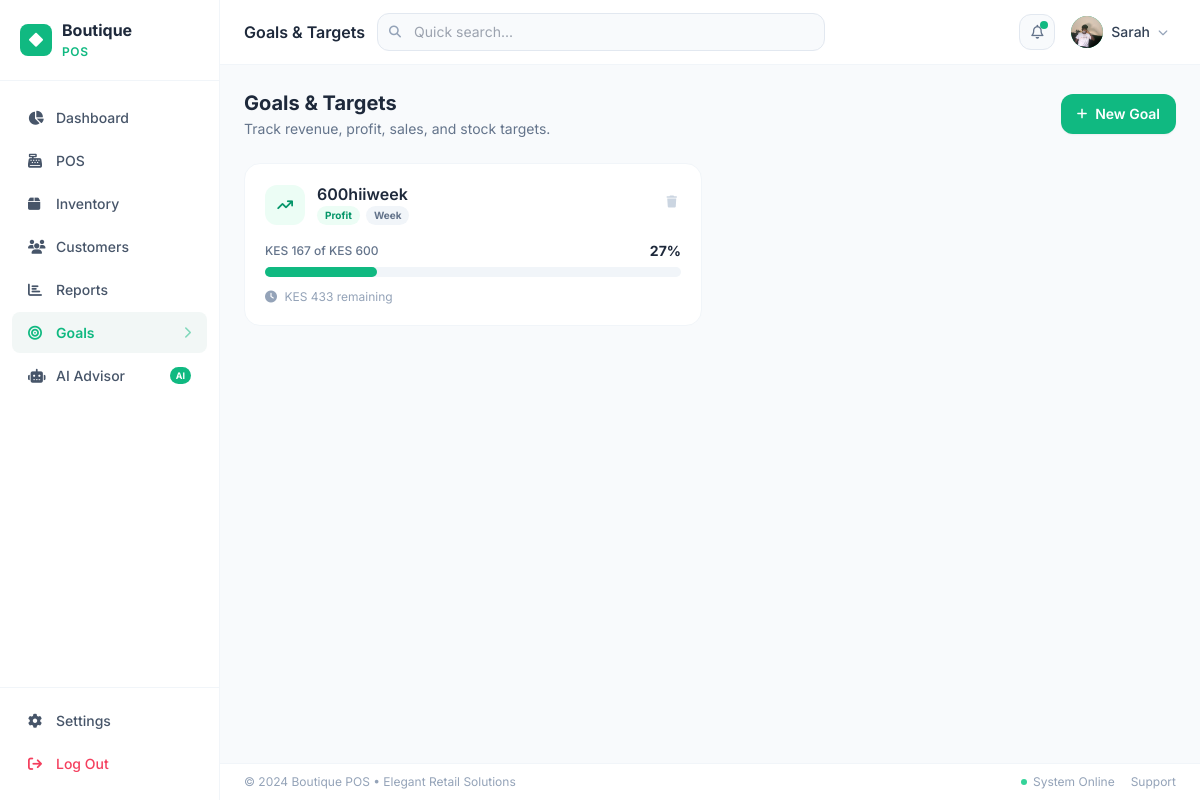
Before: /goals (signed in) with the older database file.
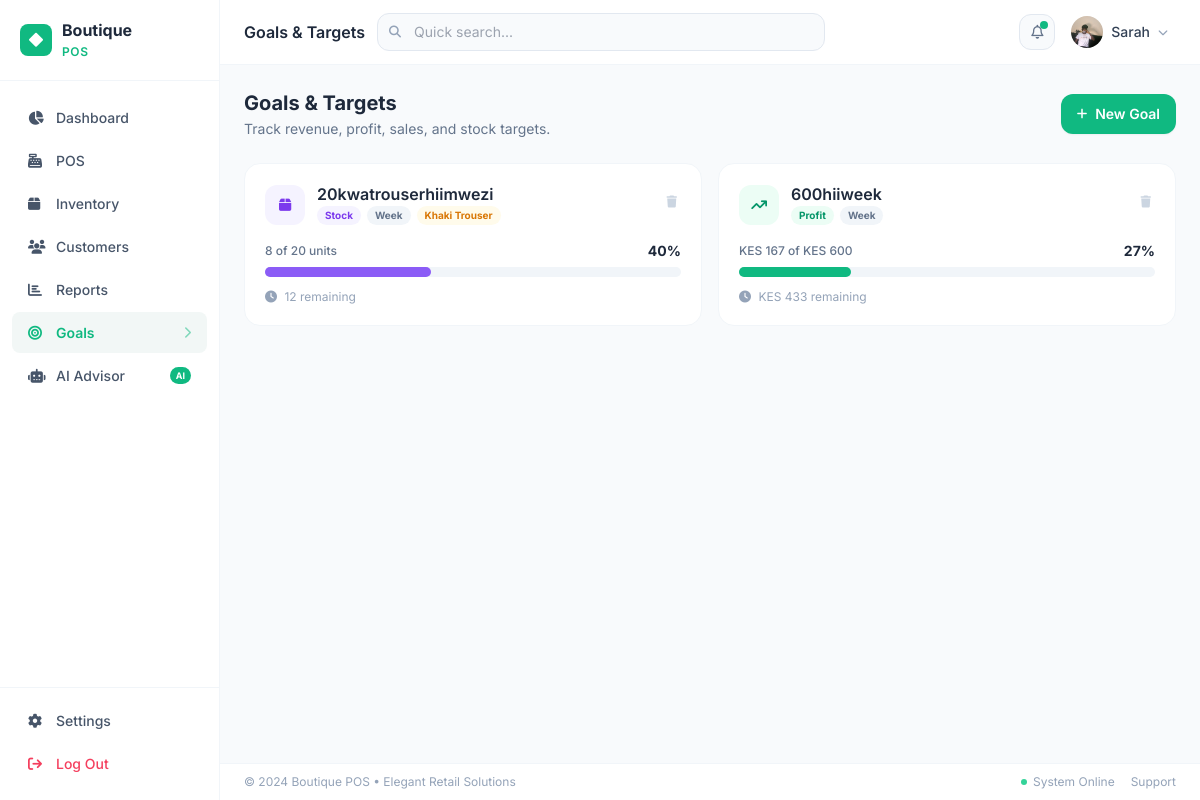
After: the same page with the newer database file.
### app/models.py (models this page shows, shortened)
class Goal(db.Model):
    __tablename__ = 'goals'
    id          = db.Column(db.Integer, primary_key=True)
    user_id     = db.Column(db.Integer, db.ForeignKey('users.id'), nullable=False)
    title       = db.Column(db.String(120), nullable=False)
    goal_type   = db.Column(db.String(20), nullable=False)   # revenue | profit | transactions | stock
    period      = db.Column(db.String(10), nullable=False)   # day | week | month
    target      = db.Column(db.Float, nullable=False)
    product_id  = db.Column(db.Integer, db.ForeignKey('products.id'), nullable=True)
    is_active   = db.Column(db.Boolean, default=True)
    created_at  = db.Column(db.DateTime, default=datetime.utcnow)
    product = db.relationship('Product', foreign_keys=[product_id])

class Product(db.Model):
    __tablename__ = 'products'
    id = db.Column(db.Integer, primary_key=True)
    name = db.Column(db.String(200), nullable=False)
    sku = db.Column(db.String(50), unique=True, nullable=False, index=True)
    category_id = db.Column(db.Integer, db.ForeignKey('categories.id'), nullable=False)
    price = db.Column(db.Float, nullable=False)
    cost_price = db.Column(db.Float, default=0.0)
    description = db.Column(db.Text, default='')
    image = db.Column(db.String(300), default='')
    is_active = db.Column(db.Boolean, default=True)
    created_at = db.Column(db.DateTime, default=datetime.utcnow)
    updated_at = db.Column(db.DateTime, default=datetime.utcnow, onupdate=datetime.utcnow)
    variants = db.relationship('ProductVariant', backref='product', lazy='dynamic',
                               cascade='all, delete-orphan')
    sale_items = db.relationship('SaleItem', backref='product', lazy='dynamic')
    @property
    def total_stock(self):
        return sum(v.stock_qty for v in self.variants)

### app/routes/goals.py (the view)
@goals_bp.route('/goals')
@login_required
def index():
    goals = Goal.query.filter_by(user_id=current_user.id, is_active=True)\
        .order_by(Goal.created_at.desc()).all()
    products = Product.query.filter_by(is_active=True).order_by(Product.name).all()
    goals_data = []
    for g in goals:
        current, pct, label = _compute_progress(g)
        goals_data.append({
            'goal':    g,
            'current': current,
            'pct':     pct,
            'label':   label,
        })
    return render_template('goals/index.html',
                           goals_data=goals_data,
                           products=products)

### app/models.py (called while the page is built)
@login_manager.user_loader
def load_user(user_id):
    return db.session.get(User, int(user_id))

    @staticmethod
    def get(key, default=''):
        row = StoreSetting.query.filter_by(key=key).first()
        return row.value if row else default

### app/routes/goals.py (called while the page is built)
def _period_start(period):
    now = datetime.utcnow()
    if period == 'day':
        return now.replace(hour=0, minute=0, second=0, microsecond=0)
    elif period == 'week':
        return now - timedelta(days=7)
    else:  # month
        return now - timedelta(days=30)

### app/utils.py (called while the page is built)
def extract_upload_filename(value):
    if not value:
        return ''
    cleaned = str(value).strip().replace('\\', '/').split('?', 1)[0].rstrip('/')
    return os.path.basename(cleaned)

def upload_url(value):
    if not value:
        return ''
    value = str(value).strip()
    if value.startswith(('http://', 'https://', 'data:')):
        return value
    filename = extract_upload_filename(value)
    if not filename:
        return value
    return url_for('uploaded_file', filename=filename)

### app/templates/goals/index.html (shortened to what this page needs)
{% extends "base.html" %}
{% block page_title %}Goals & Targets{% endblock %}
{% block app_content %}
<div class="p-6 max-w-5xl mx-auto space-y-6">
  <div class="flex items-center justify-between flex-wrap gap-3">
    <div>
      <h2 class="text-xl font-bold text-slate-800">Goals & Targets</h2>
      <p class="text-slate-500 text-sm mt-0.5">Track revenue, profit, sales, and stock targets.</p>
    </div>
    <button onclick="openAddModal()"
            class="flex items-center gap-2 px-4 py-2.5 text-white text-sm font-semibold rounded-xl transition shadow-sm"
            style="background:var(--theme)">
      <i class="fa-solid fa-plus text-xs"></i> New Goal
    </button>
  </div>
  {% if goals_data %}
  <div class="grid grid-cols-1 md:grid-cols-2 gap-4" id="goalsGrid">
    {% for item in goals_data %}
    {% set g = item.goal %}
    {% set pct = item.pct %}
    {% set colors = {
      'revenue':      ('bg-teal-50',   'text-teal-600',   'fa-dollar-sign',    '#00D4C8'),
      'profit':       ('bg-emerald-50','text-emerald-600','fa-arrow-trend-up',  '#10b981'),
      'transactions': ('bg-blue-50',   'text-blue-600',   'fa-receipt',         '#3b82f6'),
      'stock':        ('bg-violet-50', 'text-violet-600', 'fa-box',             '#8b5cf6'),
    } %}
    {% set bg, tc, icon, color = colors.get(g.goal_type, ('bg-slate-50','text-slate-600','fa-bullseye','#64748b')) %}
    <div class="goal-card bg-white rounded-2xl border border-slate-100 p-5" id="goal-{{ g.id }}">
      <div class="flex items-start justify-between mb-4">
        <div class="flex items-center gap-3">
          <div class="w-10 h-10 rounded-xl {{ bg }} flex items-center justify-center flex-shrink-0">
            <i class="fa-solid {{ icon }} text-sm {{ tc }}"></i>
          </div>
          <div>
            <p class="font-semibold text-slate-800 leading-tight">{{ g.title }}</p>
            <div class="flex items-center gap-1.5 mt-0.5">
              <span class="type-badge {{ bg }} {{ tc }}">{{ g.goal_type | capitalize }}</span>
              <span class="type-badge bg-slate-100 text-slate-500">{{ g.period | capitalize }}</span>
              {% if g.product %}
              <span class="type-badge bg-amber-50 text-amber-600">{{ g.product.name[:20] }}</span>
              {% endif %}
            </div>
          </div>
        </div>
        <button onclick="deleteGoal({{ g.id }})"
                class="text-slate-300 hover:text-rose-500 transition p-1 flex-shrink-0">
          <i class="fa-solid fa-trash text-xs"></i>
        </button>
      </div>
      <div class="mb-3">
        <div class="flex items-center justify-between mb-1.5">
          <span class="text-xs text-slate-500 font-medium">{{ item.label }}</span>
          <span class="text-sm font-bold {% if pct >= 100 %}text-emerald-600{% else %}text-slate-800{% endif %}">
            {{ pct }}%
          </span>
        </div>
        <div class="w-full bg-slate-100 rounded-full h-2.5">
          <div class="progress-bar h-2.5 rounded-full {% if pct >= 100 %}bg-emerald-500{% endif %}"
               style="width:{{ pct }}%; {% if pct < 100 %}background:{{ color }}{% endif %}"></div>
        </div>
      </div>
      {% if pct >= 100 %}
      <p class="text-xs text-emerald-600 font-semibold flex items-center gap-1">
        <i class="fa-solid fa-circle-check"></i> Goal achieved!
      </p>
      {% elif pct >= 75 %}
      <p class="text-xs text-slate-500">
        <i class="fa-solid fa-fire text-amber-400 mr-1"></i>Almost there — {{ 100 - pct }}% to go!
      </p>
      {% else %}
      <p class="text-xs text-slate-400">
        <i class="fa-solid fa-clock mr-1"></i>
        {% if g.goal_type in ('revenue', 'profit') %}
          KES {{ "{:,.0f}".format(g.target - item.current) }} remaining
        {% else %}
          {{ "{:,.0f}".format(g.target - item.current) }} remaining
        {% endif %}
      </p>
      {% endif %}
    </div>
    {% endfor %}
  </div>
  {% endif %}
</div>
{% endblock %}

Changed rows visible on the page:
added Goal: title "20kwatrouserhiimwezi", goal_type "Stock", period "Week", g.target-item.current "12"
now on this page (row unchanged): Product: product "Khaki Trouser"
Other visible differences:
new list line: "8 of 20 units 40 % remaining"
